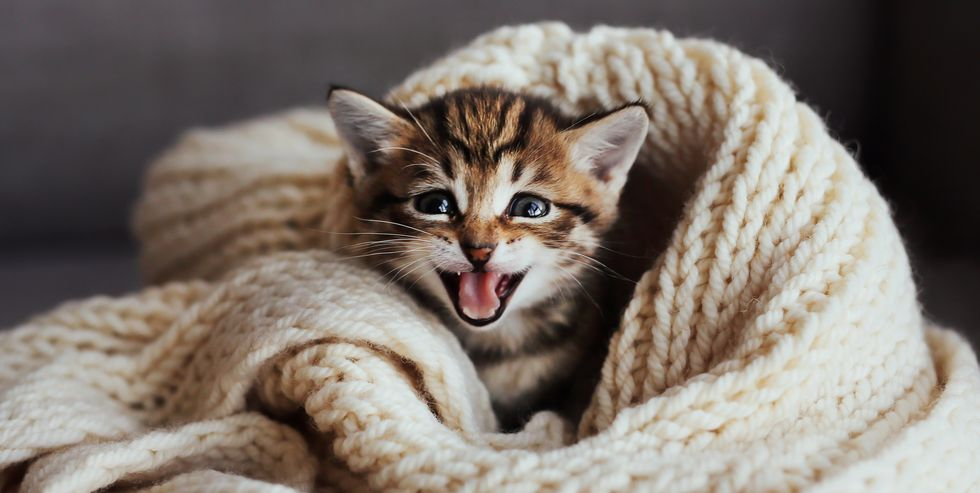
#> input picture Module7/img/cute_cat.jpeg, 980 x 493 px
$ python convolution.py   (older library calls are emulated)
#> lines starting #> are read from the running program, lines starting #| are printed output that depends on the picture
#> in RGB2RGBA, `arr2 = np.full(shape=(*arr.shape[:-1], 4), fill_value=fill_value, dtyp..`: arr2: shape (493, 980, 4) float64; every value is 1
import numpy as np
import scipy as sp
import itertools as it
import matplotlib.pyplot as plt
from scipy import signal
from matplotlib.animation import FuncAnimation

plt.style.use('dark_background')  # comment out for "light" theme
plt.rcParams["font.size"] = 12

plt.rcParams["figure.figsize"] = (12, 7)


def RGB_convolve(im1, kern):
    im2 = np.empty_like(im1)
    for dim in range(im1.shape[-1]):  # loop over rgb channels
        im2[:, :, dim] = sp.signal.convolve2d(im_data[:, :, dim],
                                              kern,
                                              mode="same",
                                              boundary="symm")
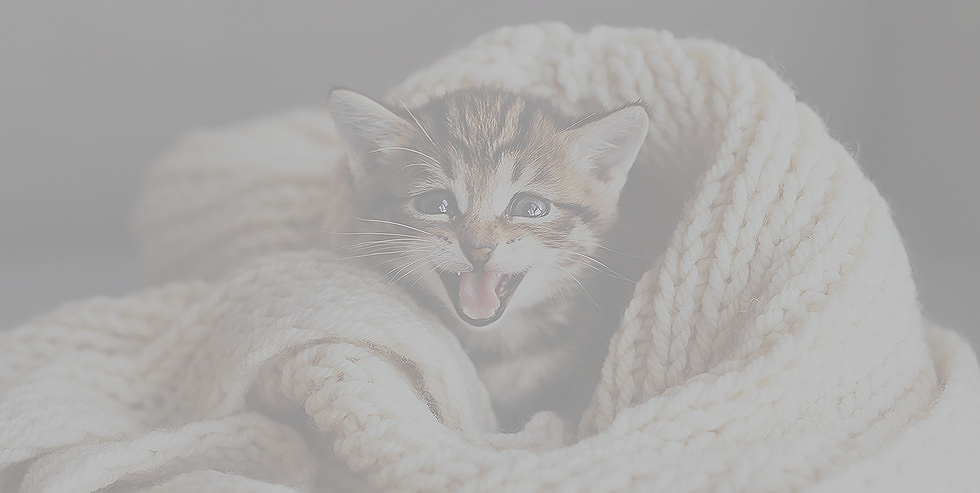
#> im2: shape (493, 980, 4) float64; mean R, G, B, A 0.493, 0.454, 0.422, 1; transparent parts drawn white
    return im2


def RGB2RGBA(arr, fill_value=1):
    """Add an alpha channel to an RGB array"""
    if arr.shape[-1] >= 4:
        return arr
    arr2 = np.full(shape=(*arr.shape[:-1], 4),
                   fill_value=fill_value,
                   dtype=arr.dtype)
    arr2[:, :, :-1] = arr/255.
    return arr2


# FNAME = "blurryA.png"
FNAME = "img/cute_cat.jpeg"

T = 10  # seconds
FPS = 30
FTOTAL = T*FPS  # total number of frames

KERNELS = {"Edge Detection 3x3": np.array([[-1, -1, -1], [-1, 8, -1], [-1, -1, -1]]),
           "Sharpen 3x3": np.array([[0, -1, 0], [-1, 5, -1], [0, -1, 0]])}

kernel_name = "Sharpen 3x3"
# kernel_name = "Edge Detection 3x3"
kernel = KERNELS[kernel_name]

im_data = RGB2RGBA(plt.imread(FNAME).astype(np.float))

im_filtered = RGB_convolve(im_data, kernel)
im_filtered[:, :, -1] = 1

im_display = np.copy(im_data)

# im_filtered[:,:,:-1] -= np.min(np.sum(im_filtered[:,:,:-1], axis = 2))

# Normalise to white
# im_filtered[:,:,:-1] -= np.min(im_filtered[:,:,:-1])
# im_filtered[:,:,:-1] /= 1/3 * np.max(np.sum(im_filtered[:,:,:-1], axis = 2))

# Normalise to individual RGB

# im_filtered[:,:,:-1] -= np.min(im_filtered[:,:,:-1])
# im_filtered[:,:,:-1] /= np.max(im_filtered[:,:,:-1])

fig, (axL, axR) = plt.subplots(ncols=2, constrained_layout=True)
fig.suptitle(kernel_name)
imL = axL.imshow(im_data, interpolation="none")  # remove interpolation=...
imR = axR.imshow(im_data, interpolation="none")  # remove interpolation=...
axR.set_xlim(axL.get_xlim()), axR.set_ylim(axL.get_ylim())
axL.axis('off'), axR.axis('off')
imR.set_clim([0, 1])

indices = list(it.product(
    range(im_filtered.shape[0]), range(im_filtered.shape[1])))

Ninc = np.int(len(indices) / (FTOTAL))  # increment
#> Ninc = 1610


def init_plot():
    # imR.set_data(im_data)
    return (imR,)


def update_plot(frame):
    for i in range(frame, frame + Ninc):
        if i >= len(indices):
            break
        idx_x, idx_y = indices[i]
        im_display[idx_x, idx_y, :] = im_filtered[idx_x, idx_y, :]

    imR.set_data(im_display)
    return (imR,)


if __name__ == "__main__":

    ani = FuncAnimation(fig, func=update_plot, init_func=init_plot, interval=1000/FPS,
                        frames=range(0, len(indices), Ninc), repeat=False, blit=True)
    plt.show()
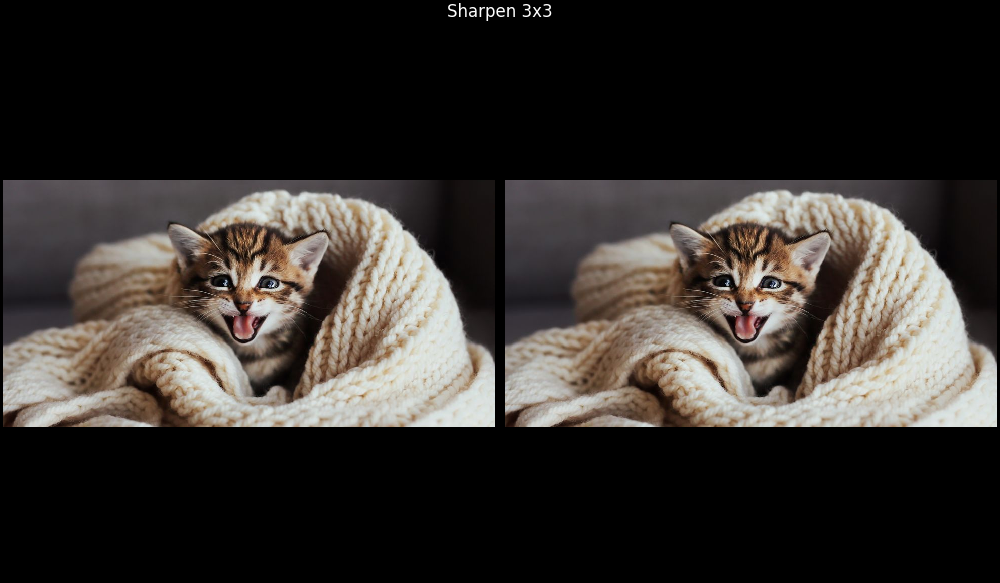
#> figure drawn by matplotlib, 2 panels
